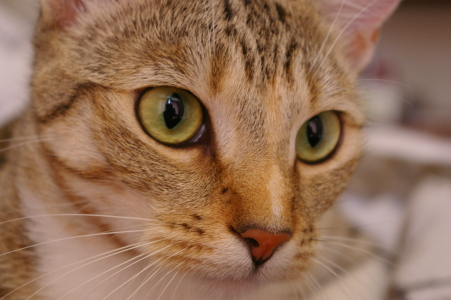
#> input picture skimage.data.chelsea(), 451 x 300 px
$ jupyter execute Assg1-ImageProc.ipynb   (shell and % lines are left out)
#> lines starting #> are read from the running program, lines starting #| are printed output that depends on the picture; after the words box and inside, x2 and y2 are one past the last pixel; in counts of white or black regions, pixels touching at a corner belong together; long printed decimals are rounded
### Assignment1-ImgProc 3/skdemo/_skdemo.py
from __future__ import division

import numpy as np
import matplotlib.pyplot as plt
from mpl_toolkits import axes_grid1 # For colorbars

from scipy.ndimage import grey_dilation

from skimage import img_as_float
from skimage import color
from skimage import exposure
from skimage.util.dtype import dtype_limits

from matplotlib.colors import NoNorm, BoundaryNorm, ListedColormap
from matplotlib import cm
from matplotlib.cm import ScalarMappable, get_cmap


__all__ = ['imshow_all', 'imshow_with_histogram', 'mean_filter_demo',
           'mean_filter_interactive_demo', 'plot_cdf', 'plot_histogram', 'colorbars','add_colorbar','match_axes_height', 'scatter_matrix',
           'discrete_cmap',
           'discrete_colorbar', 'show_segmentation', 'show_features']


# Gray-scale images should actually be gray!
plt.rcParams['image.cmap'] = 'gray'


#--------------------------------------------------------------------------
#  Custom `imshow` functions
#--------------------------------------------------------------------------

# [17 lines left out: function imshow_rgb_shifted, not called in this run]


def imshow_all(*images, **kwargs):
    """ Plot a series of images side-by-side.

    Convert all images to float so that images have a common intensity range.

    Parameters
    ----------
    limits : str
        Control the intensity limits. By default, 'image' is used set the
        min/max intensities to the min/max of all images. Setting `limits` to
        'dtype' can also be used if you want to preserve the image exposure.
    titles : list of str
        Titles for subplots. If the length of titles is less than the number
        of images, empty strings are appended.
    kwargs : dict
        Additional keyword-arguments passed to `imshow`.
    """
    images = [img_as_float(img) for img in images]

    titles = kwargs.pop('titles', [])
    if len(titles) != len(images):
        titles = list(titles) + [''] * (len(images) - len(titles))

    limits = kwargs.pop('limits', 'image')
    if limits == 'image':
        kwargs.setdefault('vmin', min(img.min() for img in images))
        kwargs.setdefault('vmax', max(img.max() for img in images))
    elif limits == 'dtype':
        vmin, vmax = dtype_limits(images[0])
        kwargs.setdefault('vmin', vmin)
        kwargs.setdefault('vmax', vmax)

    nrows, ncols = kwargs.get('shape', (1, len(images)))

    size = nrows * kwargs.pop('size', 5)
    width = size * len(images)
    if nrows > 1:
        width /= nrows * 1.33
    fig, axes = plt.subplots(nrows=nrows, ncols=ncols, figsize=(width, size))
    for ax, img, label in zip(axes.ravel(), images, titles):
        ax.imshow(img, **kwargs)
        ax.set_title(label)


# [21 lines left out: function imshow_with_histogram, not called in this run]


#--------------------------------------------------------------------------
#  Helper functions
#--------------------------------------------------------------------------

def add_colorbar(im, aspect=20, pad_fraction=0.5, **kwargs):
    """Add a vertical color bar to an image plot.

    See https://stackoverflow.com/a/33505522"""
    divider = axes_grid1.make_axes_locatable(im.axes)
    width = axes_grid1.axes_size.AxesY(im.axes, aspect=1./aspect)
    pad = axes_grid1.axes_size.Fraction(pad_fraction, width)
    current_ax = plt.gca()
    cax = divider.append_axes("right", size=width, pad=pad)
    plt.sca(current_ax)
    return im.axes.figure.colorbar(im, cax=cax, **kwargs)

def colorbars(axes=None, fig=None, return_handles=False,
              aspect=20, pad_fraction=0.5, **kwargs):
    # Add colorbars to all axes that contain an image
    # axes: Axes object or list of Axes
    # fig: if axes is None, figure from which to extract axes
    # Returns a list of Colorbar objects
    if (axes==None):
        if (fig==None):
            fig = plt.gcf()
        axes=fig.axes
    if (type(axes) is list):
        cbars=[]
        for ax in plt.gcf().axes:
            cbars.extend(colorbars(ax, return_handles=True))
    else:
        imgs=axes.images
        if (len(imgs)>0):
            #return [plt.colorbar(imgs[0],ax=axes)] # Use first image from the axes
            cbars=[add_colorbar(imgs[0],aspect=aspect, pad_fraction=pad_fraction, **kwargs)]
        else:
            cbars=[]
    if return_handles:
        return cbars
    else:
        return

# [125 lines left out: functions match_axes_height, plot_cdf, plot_histogram, _plot_histogram, iter_channels, mean_filter_demo and 4 more, not called in this run]

#-------------------------------------------------------------------------
# Classification demo
#-------------------------------------------------------------------------

from matplotlib.colors import Normalize, colorConverter

# [204 lines left out: functions discrete_cmap, discrete_colorbar, scatter_matrix, show_segmentation, show_features, force_integer_ticks, not called in this run]


### Assignment1-ImgProc 3/Assg1-ImageProc.ipynb
# Assignment 1 - Image Processing

University of Puerto Rico, Río Piedras
Rémi Mégret, Introduction to Computer Vision
Nov 2017

__Submitted by: Tatiana Castro Vélez

[cell 1]
# Global imports
import skimage
from skimage import data, io, color, filters, measure, feature
import matplotlib.pyplot as plt
import skdemo
from skimage import transform
from numpy import flip
from skimage import morphology
from skimage import filters
import skimage.filters as filters
from skimage import measure
from skimage import data
import numpy as np
from matplotlib import pyplot as plt, cm

## Part A. Theoretical questions

__Q1.__ Give 3 practical applications of Computer Vision

Practical application of Computer Vision:
1. Classification of images
2. Facial Recognition
3. Augmented Reality

__Q2.__ How is Computer Vision different from Computer Graphics?

Computer Vision is the analysis, extraction and understanding of an image or colection of images. Whereas Computer Graphics is the creation and design of pictures, drawing, charts etc. using the computer with help of programming. The distinction is that on take a photo and does analysis on it to obtain information of the image (Computer Vision) and the other creates the image using programming (Computer Graphics).

__Q3.__ In a scalar image, 0 is always black. Yes/No? Explain.

Yes, in a scalar image the 0 is always black. A scalar image is single channel and has one value per pixel.

__Q4.__ Memory use

We want to process RGB color images in HD format (size 1920x1080 pixels) on a Rasberry Pi. The Pi has 1GB of memory, but since we also need to run other programs in parallel, we only have 80MB of RAM available for image processing.

We need 1 image as input and 1 as output.
1. If we process everything as 8 bits `uint8` images, do the input and output images fit in memory?
2. Some processing require floating point images. We decide to use 64 bits `double` images. Show they do not fit in available memory.
3. Propose solution(s)

Because we have 8 bit images, which is the same as 1 byte, and the range of colors in each component is 1 byte. To obtain the memory we have to multiply thos pixels by the three components of colot and the sixe of the bytes in each component. (((1920 x 1080)x 3) x 1) = 6,220,800. Because we have an input image and out image, we have 6,220,800 x 2 = 12,441,600. So we know that the images fit in the memory given. When we have 64 bit images, there are 8 bytes (((1920 x 1080) x 3) x 8)= 49,766,400. Because we have an input image and out image, we have 49,766,400 x 2 = 99,532,800. So we know that the images do not fit in the memory given. Solutions: Process the image in another color space that is not require 3 channels.

__Q5.__ When filtering with a Gaussian filter...
... the output image looks (check all that apply)

a) Noise:  		[X] less noisy	[=] as noisy	[+] more noisy

b) Blur:		[-] less blur	[=] same blur 	[X] more blur

c) Luminance: 	[-] darker	[=] same	[X] brighter

## Part B. Drills

[cell 2]
fig = plt.figure(figsize=(4,2))
image = skimage.data.chelsea()
#> image is the input picture: shape (300, 451, 3); mean R, G, B 147.7, 111.4, 86.8
plt.imshow(image);

__Q1.__ What is the size of `image`, and its depth?

[cell 3]
print("Shape: ", image.shape)
#| Shape:  (300, 451, 3)

Your answer: width = 451, height = 300, depth = 3

__Q2.__ What data type (uint8, float...) is `image`?

[cell 4]
print("Data type: ", image.dtype)
#| Data type:  uint8

__Q3.__ Extract and display a 100x100 image centered on one of the eyes of the cat.

[cell 5]
image1=image[80:165,110:225];
image1 = transform.resize(image1, [100,100]);
#> image1: shape (100, 100, 3) float64
print("Shape: ", image1.shape);
#| Shape:  (100, 100, 3)
plt.imshow(image1);

__Q4.__ Using slicing operations, mirror `image` by inverting left and right.

[cell 6]
image_new = image.copy()
image_new = image_new[:,::-1]
plt.imshow((image_new));

__Q5.__ Create a new image by adding borders of 100 pixels all around `image`. The border should be a light color (pink, light blue, light green...)

[cell 7]
image_new = image.copy()
print(image.shape)
#| (300, 451, 3)
image_new[0:,:100]=[135,206,250]
image_new[0:100,0:]=[135,206,250]
image_new[0:,351:]=[135,206,250]
image_new[200:,0:]=[135,206,250]
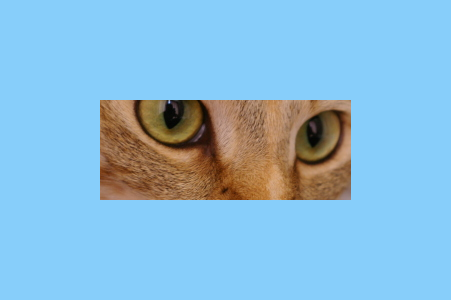
#> image_new: shape (300, 451, 3); mean R, G, B 136.3, 186.6, 215.8
plt.imshow(image_new);

## Part C. Problems

### P1. Color segmentation

In robocup http://www.robocup.org/leagues/7, the ball and the robot players can be detected and tracked using color segmentation.
Using the image below, we want to:
- segment the orange ball (generate a binary mask of the ball)
- segment each robot (generate a binary mask of the robots)

Using the mask, we want to compute the center of each object and display is as a set of crosses overlaid on top of the image. The algorithm should treat the ball and the robot separately so that we know which is which.

Hints: converting to Lab, HSV or Yuv color spaces should help finding good thresholds for segmentation.

[cell 8]
# Image source: http://marvinproject.sourceforge.net/en/examples/robocupSegmentation.html
from skimage import morphology
sq = morphology.square(width=10)

robocup = io.imread('images/robocup.jpg')
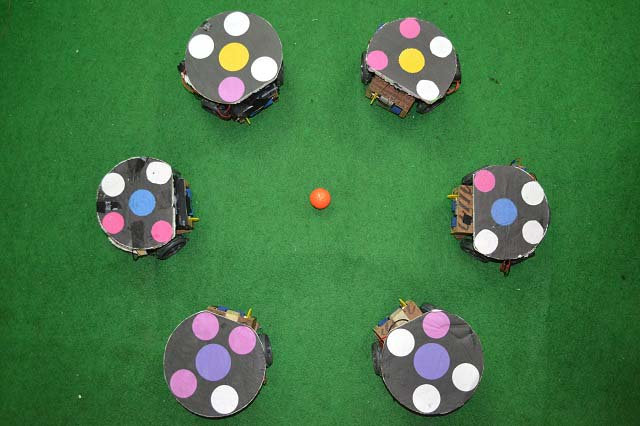
#> input picture Assignment1-ImgProc 3/images/robocup.jpg, 640 x 426 px
#> robocup is the input picture: shape (426, 640, 3); mean R, G, B 66.9, 120.3, 69
lab = color.rgb2lab(robocup)
#> lab: shape (426, 640, 3) float64; mean of channels 0, 1, 2 46, -28.1, 23.1
hsv = color.rgb2hsv(robocup)
#> hsv: shape (426, 640, 3) float64; mean of channels 0, 1, 2 0.35, 0.505, 0.484
yuv = color.rgb2yuv(robocup)
#> yuv: shape (426, 640, 3) float64; mean of channels 0, 1, 2 0.386, -0.0568, -0.109

skdemo.imshow_all(lab[...,0], lab[...,1], lab[...,2])
skdemo.colorbars()

skdemo.imshow_all(hsv[...,0], hsv[...,1], hsv[...,2])
skdemo.colorbars()

skdemo.imshow_all(yuv[...,0], yuv[...,1], yuv[...,2])
skdemo.colorbars()

threshold = filters.threshold_otsu(lab[...,2])
#> threshold = 12.85
print(threshold)
#| 12.851
threshold1 = filters.threshold_otsu(hsv[...,1])
#> threshold1 = 0.338
print(threshold1)
#| 0.3379

mask_ball1 = (lab[...,1]<18)
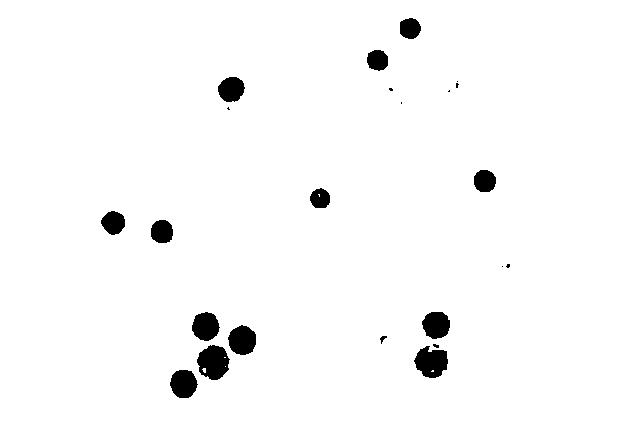
#> mask_ball1: shape (426, 640) bool; 97.5% white; 23 black regions (9 under 20 px), largest, box (x1, y1, x2, y2) and area: (197, 345, 230, 380) 828, (414, 346, 448, 378) 767, (228, 325, 256, 355) 643
mask_ball2 = (lab[...,2]<25)
#> mask_ball2: shape (426, 640) bool; 25.9% white; 181 white regions (162 under 20 px), largest, box (x1, y1, x2, y2) and area: (367, 296, 497, 426) 12782, (159, 303, 275, 426) 11558, (447, 159, 552, 290) 10432

mask_robot_1 = (lab[...,2]<threshold)
#> mask_robot_1: shape (426, 640) bool; 17.2% white; 39 white regions (27 under 20 px), largest, box (x1, y1, x2, y2) and area: (372, 304, 484, 418) 9013, (164, 310, 272, 420) 8968, (178, 11, 284, 122) 7774
mask_robot_2 = (hsv[...,1]<threshold1)
#> mask_robot_2: shape (426, 640) bool; 15% white; 85 white regions (76 under 20 px), largest, box (x1, y1, x2, y2) and area: (372, 304, 484, 416) 8720, (163, 307, 272, 418) 7666, (178, 11, 284, 122) 7272
mask_robot_3 = (yuv[...,0]>.635)
#> mask_robot_3: shape (426, 640) bool; 5.1% white; 216 white regions (180 under 20 px), largest, box (x1, y1, x2, y2) and area: (387, 309, 422, 357) 800, (219, 43, 249, 71) 676, (211, 385, 239, 414) 628

mask_ball= mask_ball1 + mask_ball2
#> mask_ball: shape (426, 640) bool; 99.9% white; 3 black regions (2 under 20 px), largest, box (x1, y1, x2, y2) and area: (310, 188, 330, 208) 311

mask_robot_1 = morphology.closing(mask_robot_1, sq)
#> mask_robot_1: shape (426, 640) bool; 17.9% white; 7 white regions, largest, box (x1, y1, x2, y2) and area: (372, 304, 484, 418) 9355, (164, 305, 272, 420) 9338, (178, 11, 284, 122) 7843
mask_robot_2 = morphology.closing(mask_robot_2, sq)
#> mask_robot_2: shape (426, 640) bool; 16.7% white; 9 white regions (3 under 20 px), largest, box (x1, y1, x2, y2) and area: (372, 304, 484, 416) 9685, (163, 307, 272, 418) 9076, (178, 11, 284, 122) 7759, (450, 164, 550, 268) 6686, (96, 156, 192, 259) 6395, (361, 17, 461, 116) 6020

mask_robot_n= mask_robot_1 + mask_robot_2 + mask_robot_3
#> mask_robot_n: shape (426, 640) bool; 18.8% white; 18 white regions (11 under 20 px), largest, box (x1, y1, x2, y2) and area: (372, 299, 484, 418) 9840, (163, 305, 272, 420) 9498, (178, 11, 284, 122) 8700

mask_robot = morphology.opening(mask_robot_1, sq)
#> mask_robot: shape (426, 640) bool; 17.7% white; 6 white regions, box (x1, y1, x2, y2) and area: (164, 306, 272, 420) 9334, (372, 305, 483, 417) 9247, (181, 11, 284, 121) 7824, (451, 165, 550, 267) 7773, (97, 157, 192, 258) 7751, (361, 18, 460, 114) 6389

skdemo.imshow_all(mask_robot_1, mask_robot_2, mask_robot_3);

mask_robot = morphology.opening(mask_robot_n, sq)
#> mask_robot: shape (426, 640) bool; 18.6% white; 6 white regions

skdemo.imshow_all(robocup, mask_ball, mask_robot);
skdemo.colorbars()

__Computing segmentation mask__

You explanation here: what is your approach? how did you decide which thresholds to use?

To begin the exercise, I plotted the image in LAB, HSV and YUV color space with their respective color bars. As soon as I viewed the six images, I could make a more informed assumption as to which image and interval should I choose to obtain a correct segmentation.

For the ball,
I could see clearly that the images that could be the best for my segmentation would be in the LAB color space figure 1 and 2. Figure 1 would be useful because I could see clearly my ball but since the center ball had basically the same color as some of the balls of the robot I had to use the other image to erase the parts I did not want. And that is what my LAB figure 2 was used for. Combining the two helped obtain the center ball alone.

For the robots,
I could see clearly that an optimal image for the segmentation of the images would be HSV figure 1. The problem I encountered with this image was the noise that it came with surrounding the circle and that some of the balls in the robots were too white for the segmentation. Because of this, I decided that I needed the help of another image to help create a more clear segmentation. Because of this, I used the other image that was optimal for segmentation YUV figure 1. But it had the same problem as HSV figure 1. There was a lot of noise surrounding the circle.But the combination of both of the images created an fairly good segmentation for the robots. The problem with this mask is that I had two of the balls in the robots so I seeked the help of another image so I could eliminate it. Because of this noise, I decided to use morphology specifically opening which is erosion and then dilation which took care of the noise a bit with the final image and closing in the individual images.

__Computing and displaying object centers__

[cell 9]
label_image = measure.label(mask_ball)
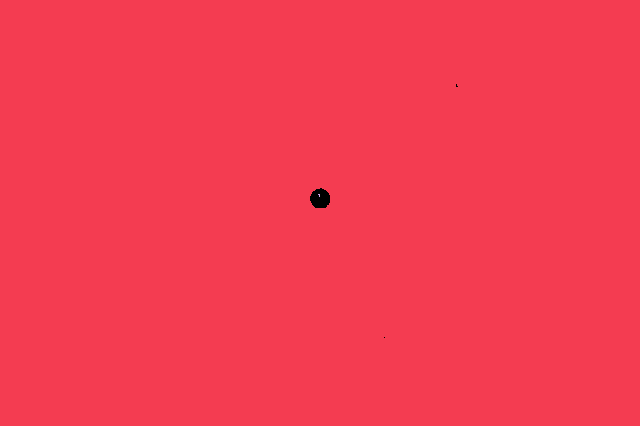
#> label_image: shape (426, 640) int32; 3 distinct labels, from 0 to 2; one colour per label, 0 black

fig,axes = plt.subplots(1,2)
axes[0].imshow(mask_ball, cmap='gray')
axes[1].imshow(label_image, cmap='spectral')
skdemo.colorbars(axes[1])

print(np.max(label_image))
#| 2
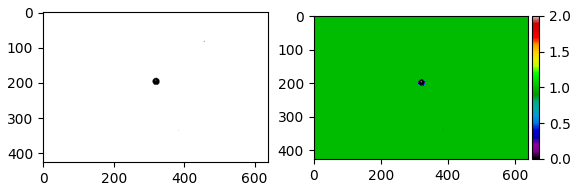
#> figure drawn by matplotlib, 3 panels

Here we let the function label detect the different objects in the image. In the second image, you can see the segmentation created by the function. Green represents the background, and black the ball.

[cell 10]
props = measure.regionprops(label_image)
#> props = 2 regions; box (x1, y1, x2, y2) and area: (0, 0, 640, 426) 272320, (318, 194, 320, 197) 4
centroids = np.array( [prop.centroid for prop in props] )
#> centroids = [[212.5, 319.5], [194.8, 318.8]]

plt.imshow(mask_ball, cmap='gray')
plt.plot(centroids[:,1],centroids[:,0],'xr',markeredgewidth=2)
plt.title('Region centroids')
plt.axis([-50,mask_ball.shape[1]+50,mask_ball.shape[0]+50,-50])

The functions here help calculate and illustrate the center of the object using the segmentation previously showed.

[cell 11]
label_image = measure.label(mask_robot)
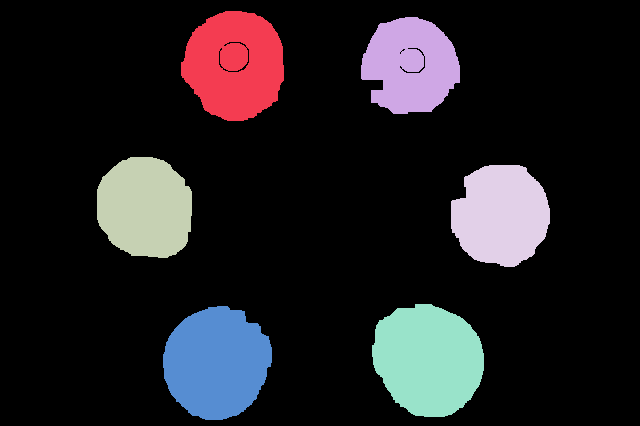
#> label_image: shape (426, 640) int32; 7 distinct labels, from 0 to 6; one colour per label, 0 black

fig,axes = plt.subplots(1,2)
axes[0].imshow(mask_robot, cmap='gray')
axes[1].imshow(label_image, cmap='spectral')
skdemo.colorbars(axes[1])

print(np.max(label_image))
#| 6
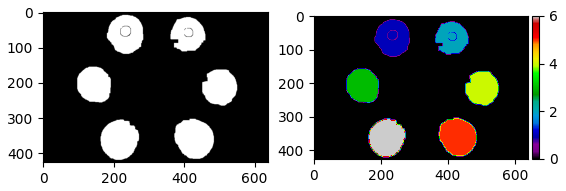
#> figure drawn by matplotlib, 3 panels

Here we let the function label detect the different objects in the image. In the second image, you can see the segmentation created by the function. You can see that each of the robots have their own color (yellow, orange, blue, purple,...). But you can see that because of the noise, the some of the edges of the robots have different colors which is a problem when calculating the center of the robots.

[cell 12]
props = measure.regionprops(label_image)
#> props = 6 regions; box (x1, y1, x2, y2) and area: (372, 304, 484, 417) 9802, (163, 306, 272, 420) 9481, (181, 11, 284, 121) 8659, (451, 165, 550, 267) 7858, (97, 157, 192, 258) 7852, (361, 17, 460, 114) 7162
centroids = np.array( [prop.centroid for prop in props] )
#> centroids = [[64.71, 234.3], [65.22, 410.2], [207.3, 144.8], [214.8, 500.6], [359.3, 427.8], [362.5, 216.2]]

plt.imshow(mask_robot, cmap='gray')
plt.plot(centroids[:,1],centroids[:,0],'xr',markeredgewidth=2)
plt.title('Region centroids')
plt.axis([-50,mask_robot.shape[1]+50,mask_robot.shape[0]+50,-50])

The functions here help calculate and illustrate the center of the object using the segmentation previously showed. As I previously stated, the production of the centers is excessive because of the labeling of the image that is incorrect because of all the noise surrounding the image.

### P2. Segmenting noisy images

The following image represents nanoparticles observed using electron microscopy. Due to the scale at which we capture them, there is a lot of noise.

You objective is to segment the particles as best as you can by using a combination of
- thresholding
- filtering (gaussian, average, median, morphology...)

[cell 13]
particles0 = io.imread('images/img_Hour_00_Minute_00_Second_30_Frame_0000.jpg')
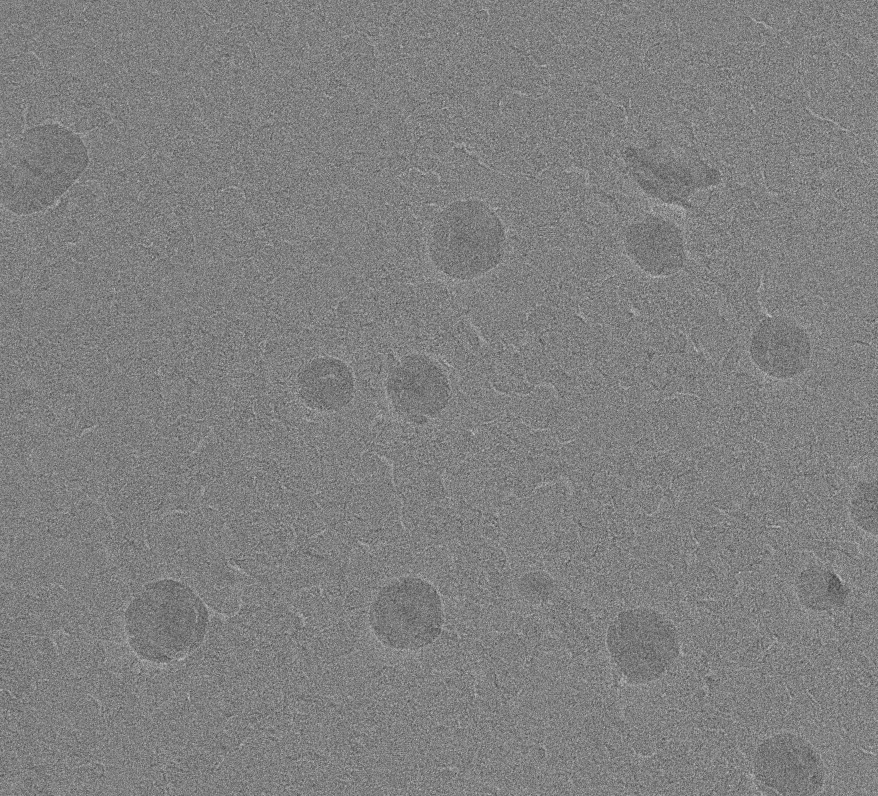
#> input picture Assignment1-ImgProc 3/images/img_Hour_00_Minute_00_Second_30_Frame_0000.jpg, 1756 x 1592 px (shown at 1/2 size)
#> particles0 is the input picture: shape (1592, 1756); min 16, max 246, mean 127.9
particles = particles0[300:600, 800:1100]

sigma = 20
beta = 20
smooth = filters.gaussian(particles0, sigma)
smooth_1 = filters.gaussian(particles, beta)
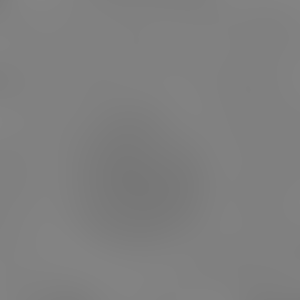
#> smooth_1: shape (300, 300) float64; min 0.469, max 0.518, mean 0.503

threshold = filters.threshold_otsu(smooth)
#> threshold = 0.491

threshold1 = filters.threshold_otsu(smooth_1)
#> threshold1 = 0.494

thresholdn1 = filters.threshold_otsu(smooth) #my threshold: mitad del histogram
#> thresholdn1 = 0.491
thresholdn2 = .5 #my threshold: mitad del histogram

fig, axes = plt.subplots(1,2,figsize=(10,8))

#axes[0].imshow(particles0)
#axes[1].imshow(particles)

axes[0].imshow(smooth>thresholdn1)
axes[1].imshow(smooth_1>thresholdn2)


skdemo.colorbars(); plt.tight_layout()

This image is not obvious to segment because the histogram does not have separate modes for the particles (slightly darker) and the background (slightly lighter). The noise is just mixing the gray-levels of both.

[cell 14]
plt.hist(particles.ravel(),range(0,255));
plt.figure()
plt.hist(smooth.ravel(),range(0,2));
plt.figure()
plt.hist(particles0.ravel(),range(0,256));
plt.figure()
plt.hist(smooth_1.ravel(),range(0,2));
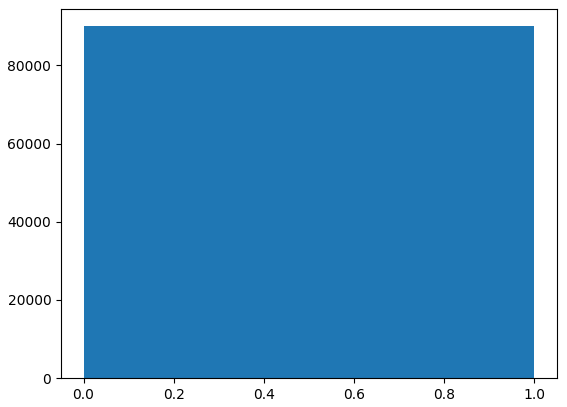
#> figure drawn by matplotlib, 1 panel
